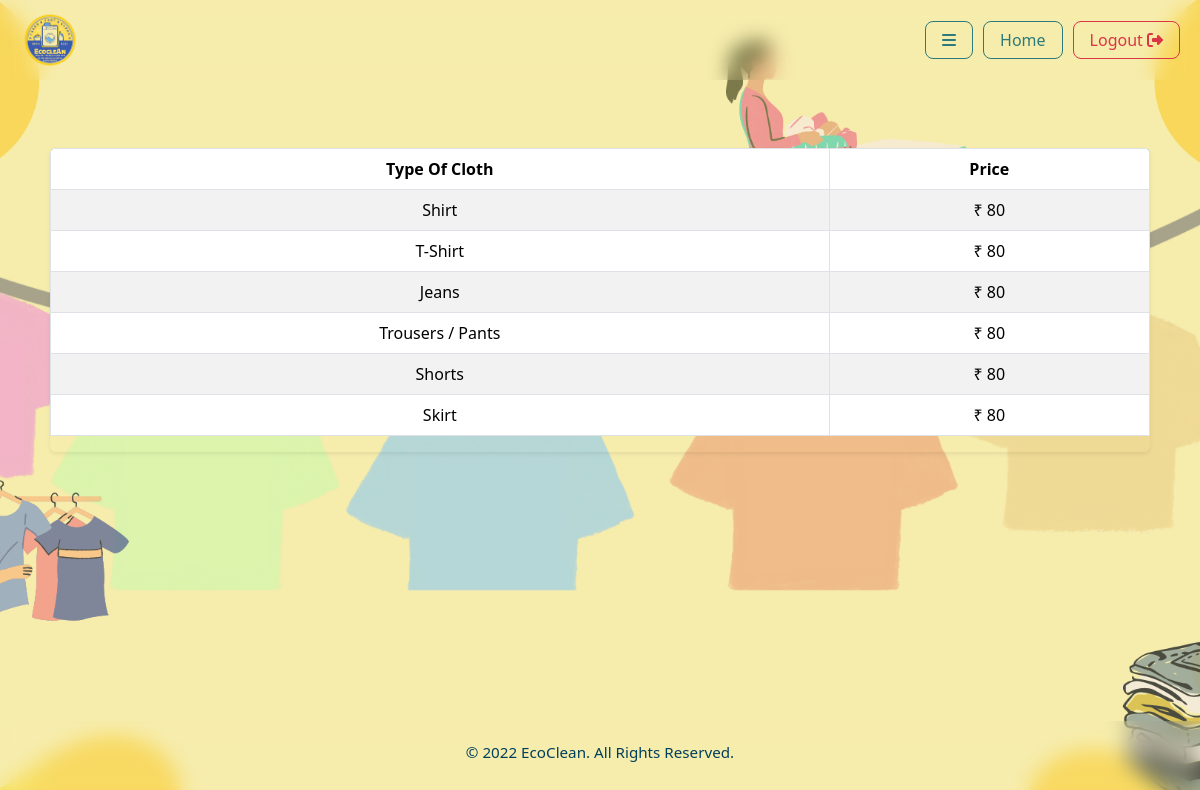
The page /customer/details/1 (signed in) on the database its author committed.
### common/models.py (models this page shows)
class addservice(models.Model):
    servicename=models.ForeignKey(servicename,on_delete=models.PROTECT,default=1)
    typeofcloth=models.ForeignKey(clothtype,on_delete=models.PROTECT,default=1)
    price=models.IntegerField()

class clothtype(models.Model):
    typeofcloth=models.CharField(max_length=40)
    def __str__(self):
        return self.typeofcloth

### customer/views.py (the view)
# urls.py: path('details/<int:un>',views.cdetails,name='details'),
@login_required
def cdetails(request,un):
    fetchdetails = addservice.objects.filter(servicename=un)
    return render(request, 'Customer/cdetails.html',{'fetch':fetchdetails})

### template/Customer/cdetails.html (shortened to what this page needs)
{% load static %}
<!DOCTYPE html>
<html lang="en">
  <head>
    <link
      href="https://cdn.jsdelivr.net/npm/bootstrap@5.3.2/dist/css/bootstrap.min.css"
      rel="stylesheet" />
    <link
      rel="stylesheet"
      href="https://cdnjs.cloudflare.com/ajax/libs/font-awesome/6.1.1/css/all.min.css" />
  </head>
  <body>
    <nav class="navbar">
      <div class="logo">
        <img
          src="{% static 'images/EcoClean__2_-removebg-preview.png' %}"
          alt="EcoClean Logo" />
      </div>
      <div class="nav-actions">
        <button
          class="btn"
          type="button"
          data-bs-toggle="offcanvas"
          data-bs-target="#sidebarMenu">
          <i class="fas fa-bars"></i>
        </button>
        <a href="/" class="btn">Home</a>
        <a
          href="#"
          class="btn btn-outline-danger-custom text-white"
          data-bs-toggle="modal"
          data-bs-target="#logoutModal">
          Logout <i class="fas fa-sign-out-alt"></i>
        </a>
      </div>
    </nav>
    <div class="rightpanel container my-5">
      <div class="table-responsive shadow-sm rounded">
        <table
          class="table table-bordered table-striped table-hover text-center">
          <thead class="thead-dark bg-primary text-white">
            <tr>
              <th>Type Of Cloth</th>
              <th>Price</th>
            </tr>
          </thead>
          <tbody>
            {% for f in fetch %}
            <tr>
              <td>{{ f.typeofcloth }}</td>
              <td>₹ {{ f.price }}</td>
            </tr>
            {% empty %}
            <tr>
              <td colspan="2" class="text-center">No records found</td>
            </tr>
            {% endfor %}
          </tbody>
        </table>
      </div>
    </div>
    <footer>
      <p>&copy; 2022 EcoClean. All Rights Reserved.</p>
    </footer>
  </body>
</html>

### rows shown on the page
addservice: typeofcloth "Shirt", price "80"
addservice: typeofcloth "T-Shirt", price "80"
addservice: typeofcloth "Jeans", price "80"
addservice: typeofcloth "Trousers / Pants", price "80"
addservice: typeofcloth "Shorts", price "80"
addservice: typeofcloth "Skirt", price "80"
